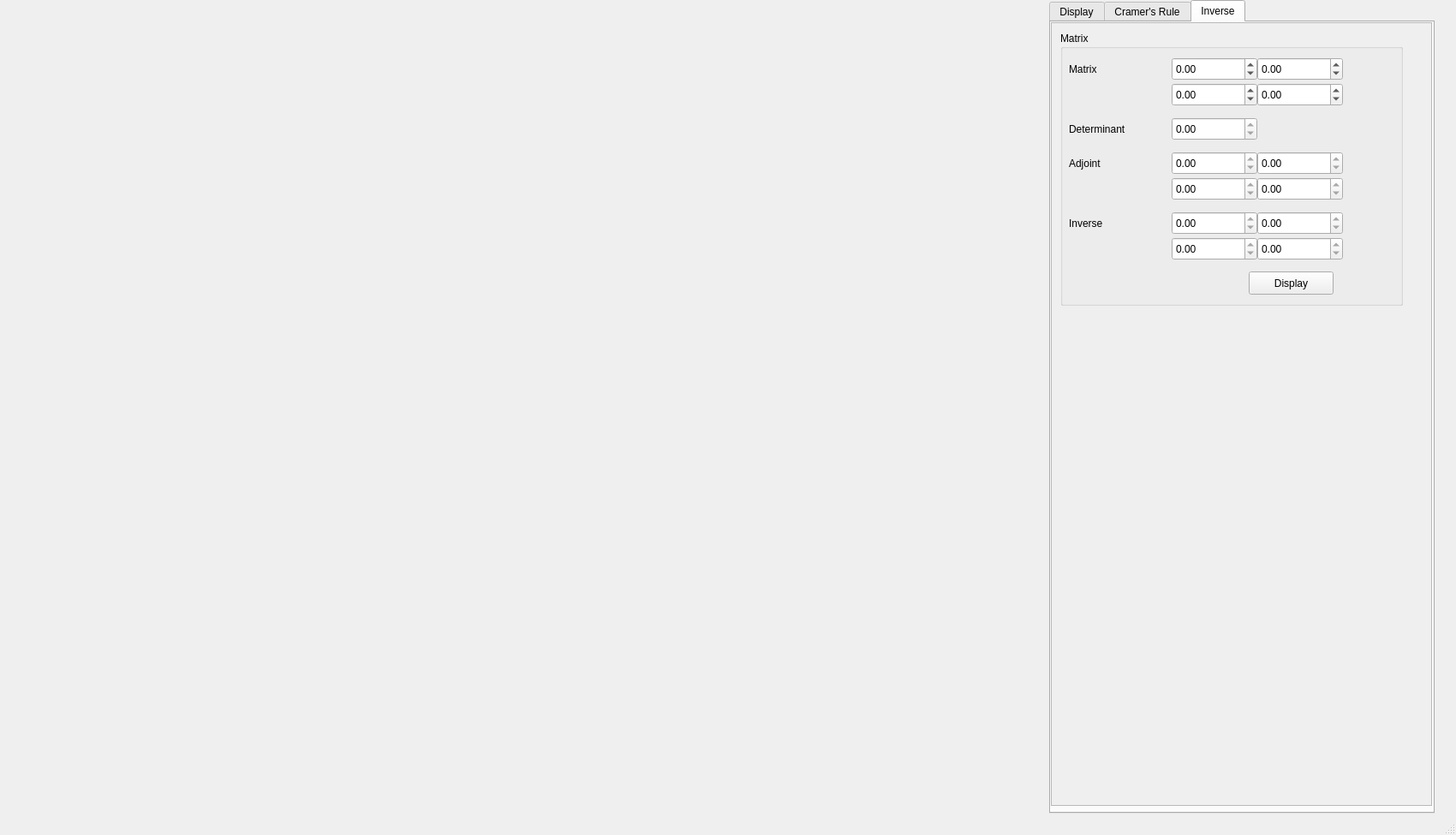
<?xml version="1.0" encoding="UTF-8"?>
<ui version="4.0">
 <class>Matrix2D</class>
 <widget class="QMainWindow" name="Matrix2D">
  <property name="geometry">
   <rect>
    <x>0</x>
    <y>0</y>
    <width>1700</width>
    <height>975</height>
   </rect>
  </property>
  <property name="sizePolicy">
   <sizepolicy hsizetype="Fixed" vsizetype="Fixed">
    <horstretch>0</horstretch>
    <verstretch>0</verstretch>
   </sizepolicy>
  </property>
  <property name="maximumSize">
   <size>
    <width>1700</width>
    <height>975</height>
   </size>
  </property>
  <property name="windowTitle">
   <string>Matrix2D</string>
  </property>
  <widget class="QWidget" name="centralwidget">
   <widget class="QTabWidget" name="tabWidget">
    <property name="geometry">
     <rect>
      <x>1225</x>
      <y>0</y>
      <width>450</width>
      <height>950</height>
     </rect>
    </property>
    <property name="currentIndex">
     <number>2</number>
    </property>
    <widget class="QWidget" name="MatrixDisp">
     <attribute name="title">
      <string>Display</string>
     </attribute>
     <widget class="QScrollArea" name="scrollArea">
      <property name="geometry">
       <rect>
        <x>0</x>
        <y>0</y>
        <width>445</width>
        <height>915</height>
       </rect>
      </property>
      <property name="sizePolicy">
       <sizepolicy hsizetype="Fixed" vsizetype="Fixed">
        <horstretch>0</horstretch>
        <verstretch>0</verstretch>
       </sizepolicy>
      </property>
      <property name="widgetResizable">
       <bool>false</bool>
      </property>
      <widget class="QWidget" name="scrollAreaWidgetContents">
       <property name="geometry">
        <rect>
         <x>0</x>
         <y>0</y>
         <width>420</width>
         <height>1000</height>
        </rect>
       </property>
       <property name="sizePolicy">
        <sizepolicy hsizetype="Fixed" vsizetype="Fixed">
         <horstretch>0</horstretch>
         <verstretch>0</verstretch>
        </sizepolicy>
       </property>
       <property name="maximumSize">
        <size>
         <width>420</width>
         <height>1000</height>
        </size>
       </property>
       <widget class="QGroupBox" name="MatrixBox">
        <property name="geometry">
         <rect>
          <x>10</x>
          <y>10</y>
          <width>400</width>
          <height>340</height>
         </rect>
        </property>
        <property name="title">
         <string>Matrix</string>
        </property>
        <widget class="QLabel" name="MatrixLabel">
         <property name="geometry">
          <rect>
           <x>10</x>
           <y>30</y>
           <width>105</width>
           <height>27</height>
          </rect>
         </property>
         <property name="text">
          <string>Matrix</string>
         </property>
        </widget>
        <widget class="QDoubleSpinBox" name="Displaymatrixbox1">
         <property name="geometry">
          <rect>
           <x>130</x>
           <y>30</y>
           <width>100</width>
           <height>27</height>
          </rect>
         </property>
         <property name="minimum">
          <double>-10.000000000000000</double>
         </property>
         <property name="maximum">
          <double>10.000000000000000</double>
         </property>
        </widget>
        <widget class="QDoubleSpinBox" name="Displaymatrixbox2">
         <property name="geometry">
          <rect>
           <x>230</x>
           <y>30</y>
           <width>100</width>
           <height>27</height>
          </rect>
         </property>
         <property name="minimum">
          <double>-10.000000000000000</double>
         </property>
         <property name="maximum">
          <double>10.000000000000000</double>
         </property>
        </widget>
        <widget class="QDoubleSpinBox" name="Displaymatrixbox3">
         <property name="geometry">
          <rect>
           <x>130</x>
           <y>60</y>
           <width>100</width>
           <height>27</height>
          </rect>
         </property>
         <property name="minimum">
          <double>-10.000000000000000</double>
         </property>
         <property name="maximum">
          <double>10.000000000000000</double>
         </property>
        </widget>
        <widget class="QDoubleSpinBox" name="Displaymatrixbox4">
         <property name="geometry">
          <rect>
           <x>230</x>
           <y>60</y>
           <width>100</width>
           <height>27</height>
          </rect>
         </property>
         <property name="minimum">
          <double>-10.000000000000000</double>
         </property>
         <property name="maximum">
          <double>10.000000000000000</double>
         </property>
        </widget>
        <widget class="QPushButton" name="Displaymatrixbutton">
         <property name="geometry">
          <rect>
           <x>220</x>
           <y>300</y>
           <width>99</width>
           <height>27</height>
          </rect>
         </property>
         <property name="text">
          <string>Display</string>
         </property>
        </widget>
        <widget class="QLabel" name="Eigenvalue1label">
         <property name="geometry">
          <rect>
           <x>10</x>
           <y>100</y>
           <width>105</width>
           <height>27</height>
          </rect>
         </property>
         <property name="text">
          <string>Eigenvalue 1</string>
         </property>
        </widget>
        <widget class="QLineEdit" name="Eigenvalue1box">
         <property name="geometry">
          <rect>
           <x>130</x>
           <y>100</y>
           <width>150</width>
           <height>27</height>
          </rect>
         </property>
         <property name="readOnly">
          <bool>true</bool>
         </property>
        </widget>
        <widget class="QLabel" name="Eigenvector1label">
         <property name="geometry">
          <rect>
           <x>10</x>
           <y>130</y>
           <width>105</width>
           <height>27</height>
          </rect>
         </property>
         <property name="text">
          <string>Eigenvector 1</string>
         </property>
        </widget>
        <widget class="QLineEdit" name="Eigenvector11box">
         <property name="geometry">
          <rect>
           <x>130</x>
           <y>130</y>
           <width>150</width>
           <height>27</height>
          </rect>
         </property>
         <property name="readOnly">
          <bool>true</bool>
         </property>
        </widget>
        <widget class="QLineEdit" name="Eigenvector12box">
         <property name="geometry">
          <rect>
           <x>130</x>
           <y>160</y>
           <width>150</width>
           <height>27</height>
          </rect>
         </property>
         <property name="readOnly">
          <bool>true</bool>
         </property>
        </widget>
        <widget class="QLineEdit" name="Eigenvector21box">
         <property name="geometry">
          <rect>
           <x>130</x>
           <y>230</y>
           <width>150</width>
           <height>27</height>
          </rect>
         </property>
         <property name="readOnly">
          <bool>true</bool>
         </property>
        </widget>
        <widget class="QLabel" name="Eigenvalue2label">
         <property name="geometry">
          <rect>
           <x>10</x>
           <y>200</y>
           <width>105</width>
           <height>27</height>
          </rect>
         </property>
         <property name="text">
          <string>Eigenvalue 2</string>
         </property>
        </widget>
        <widget class="QLineEdit" name="Eigenvalue2box">
         <property name="geometry">
          <rect>
           <x>130</x>
           <y>200</y>
           <width>150</width>
           <height>27</height>
          </rect>
         </property>
         <property name="readOnly">
          <bool>true</bool>
         </property>
        </widget>
        <widget class="QLineEdit" name="Eigenvector22box">
         <property name="geometry">
          <rect>
           <x>130</x>
           <y>260</y>
           <width>150</width>
           <height>27</height>
          </rect>
         </property>
         <property name="readOnly">
          <bool>true</bool>
         </property>
        </widget>
        <widget class="QLabel" name="Eigenvector2label">
         <property name="geometry">
          <rect>
           <x>10</x>
           <y>230</y>
           <width>105</width>
           <height>27</height>
          </rect>
         </property>
         <property name="text">
          <string>Eigenvector 2</string>
         </property>
        </widget>
       </widget>
       <widget class="QGroupBox" name="Rotationmatrix">
        <property name="geometry">
         <rect>
          <x>10</x>
          <y>540</y>
          <width>400</width>
          <height>70</height>
         </rect>
        </property>
        <property name="title">
         <string>Rotation</string>
        </property>
        <widget class="QLabel" name="Rotationmatrixlabel">
         <property name="geometry">
          <rect>
           <x>30</x>
           <y>30</y>
           <width>105</width>
           <height>27</height>
          </rect>
         </property>
         <property name="text">
          <string>Angle</string>
         </property>
        </widget>
        <widget class="QDoubleSpinBox" name="Rotationmatrixbox">
         <property name="geometry">
          <rect>
           <x>150</x>
           <y>30</y>
           <width>100</width>
           <height>27</height>
          </rect>
         </property>
         <property name="minimum">
          <double>-180.000000000000000</double>
         </property>
         <property name="maximum">
          <double>180.000000000000000</double>
         </property>
         <property name="singleStep">
          <double>5.000000000000000</double>
         </property>
        </widget>
       </widget>
       <widget class="QGroupBox" name="Scalematrix">
        <property name="geometry">
         <rect>
          <x>10</x>
          <y>450</y>
          <width>400</width>
          <height>70</height>
         </rect>
        </property>
        <property name="title">
         <string>Scaling</string>
        </property>
        <widget class="QLabel" name="Scalematrixlabel">
         <property name="geometry">
          <rect>
           <x>30</x>
           <y>30</y>
           <width>105</width>
           <height>27</height>
          </rect>
         </property>
         <property name="text">
          <string>Factor</string>
         </property>
        </widget>
        <widget class="QDoubleSpinBox" name="Scalematrixbox">
         <property name="geometry">
          <rect>
           <x>150</x>
           <y>30</y>
           <width>100</width>
           <height>27</height>
          </rect>
         </property>
         <property name="minimum">
          <double>0.100000000000000</double>
         </property>
         <property name="maximum">
          <double>10.000000000000000</double>
         </property>
         <property name="singleStep">
          <double>1.000000000000000</double>
         </property>
         <property name="value">
          <double>2.000000000000000</double>
         </property>
        </widget>
       </widget>
       <widget class="QGroupBox" name="Shearmatrix">
        <property name="geometry">
         <rect>
          <x>10</x>
          <y>360</y>
          <width>400</width>
          <height>70</height>
         </rect>
        </property>
        <property name="title">
         <string>Shearing x-axis</string>
        </property>
        <widget class="QLabel" name="Shearmatrixlabel">
         <property name="geometry">
          <rect>
           <x>30</x>
           <y>30</y>
           <width>105</width>
           <height>27</height>
          </rect>
         </property>
         <property name="text">
          <string>Factor</string>
         </property>
        </widget>
        <widget class="QDoubleSpinBox" name="Shearmatrixbox">
         <property name="geometry">
          <rect>
           <x>150</x>
           <y>30</y>
           <width>100</width>
           <height>27</height>
          </rect>
         </property>
         <property name="minimum">
          <double>-10.000000000000000</double>
         </property>
         <property name="maximum">
          <double>10.000000000000000</double>
         </property>
         <property name="singleStep">
          <double>1.000000000000000</double>
         </property>
         <property name="value">
          <double>0.000000000000000</double>
         </property>
        </widget>
       </widget>
      </widget>
     </widget>
    </widget>
    <widget class="QWidget" name="MatrixCramer">
     <attribute name="title">
      <string>Cramer's Rule</string>
     </attribute>
     <widget class="QScrollArea" name="scrollArea_3">
      <property name="geometry">
       <rect>
        <x>0</x>
        <y>0</y>
        <width>455</width>
        <height>915</height>
       </rect>
      </property>
      <property name="sizePolicy">
       <sizepolicy hsizetype="Fixed" vsizetype="Fixed">
        <horstretch>0</horstretch>
        <verstretch>0</verstretch>
       </sizepolicy>
      </property>
      <property name="widgetResizable">
       <bool>false</bool>
      </property>
      <widget class="QWidget" name="scrollAreaWidgetContents_3">
       <property name="geometry">
        <rect>
         <x>0</x>
         <y>0</y>
         <width>420</width>
         <height>900</height>
        </rect>
       </property>
       <property name="sizePolicy">
        <sizepolicy hsizetype="Fixed" vsizetype="Fixed">
         <horstretch>0</horstretch>
         <verstretch>0</verstretch>
        </sizepolicy>
       </property>
       <widget class="QGroupBox" name="Matrixinversebox_2">
        <property name="geometry">
         <rect>
          <x>10</x>
          <y>10</y>
          <width>400</width>
          <height>500</height>
         </rect>
        </property>
        <property name="title">
         <string>Matrix</string>
        </property>
        <widget class="QLabel" name="Matrixcramerslabel">
         <property name="geometry">
          <rect>
           <x>10</x>
           <y>30</y>
           <width>105</width>
           <height>27</height>
          </rect>
         </property>
         <property name="text">
          <string>A</string>
         </property>
        </widget>
        <widget class="QDoubleSpinBox" name="Displaycramersmatrixbox1">
         <property name="geometry">
          <rect>
           <x>130</x>
           <y>30</y>
           <width>100</width>
           <height>27</height>
          </rect>
         </property>
         <property name="minimum">
          <double>-10.000000000000000</double>
         </property>
         <property name="maximum">
          <double>10.000000000000000</double>
         </property>
        </widget>
        <widget class="QDoubleSpinBox" name="Displaycramersmatrixbox2">
         <property name="geometry">
          <rect>
           <x>230</x>
           <y>30</y>
           <width>100</width>
           <height>27</height>
          </rect>
         </property>
         <property name="minimum">
          <double>-10.000000000000000</double>
         </property>
         <property name="maximum">
          <double>10.000000000000000</double>
         </property>
        </widget>
        <widget class="QDoubleSpinBox" name="Displaycramersmatrixbox3">
         <property name="geometry">
          <rect>
           <x>130</x>
           <y>60</y>
           <width>100</width>
           <height>27</height>
          </rect>
         </property>
         <property name="minimum">
          <double>-10.000000000000000</double>
         </property>
         <property name="maximum">
          <double>10.000000000000000</double>
         </property>
        </widget>
        <widget class="QDoubleSpinBox" name="Displaycramersmatrixbox4">
         <property name="geometry">
          <rect>
           <x>230</x>
           <y>60</y>
           <width>100</width>
           <height>27</height>
          </rect>
         </property>
         <property name="minimum">
          <double>-10.000000000000000</double>
         </property>
         <property name="maximum">
          <double>10.000000000000000</double>
         </property>
        </widget>
        <widget class="QPushButton" name="Displaycramersmatrixbutton">
         <property name="geometry">
          <rect>
           <x>220</x>
           <y>460</y>
           <width>99</width>
           <height>27</height>
          </rect>
         </property>
         <property name="text">
          <string>Display</string>
         </property>
        </widget>
        <widget class="QDoubleSpinBox" name="Displaycramers1matrixbox3">
         <property name="geometry">
          <rect>
           <x>130</x>
           <y>280</y>
           <width>100</width>
           <height>27</height>
          </rect>
         </property>
         <property name="readOnly">
          <bool>true</bool>
         </property>
         <property name="minimum">
          <double>-10.000000000000000</double>
         </property>
         <property name="maximum">
          <double>10.000000000000000</double>
         </property>
        </widget>
        <widget class="QDoubleSpinBox" name="Displaycramers1matrixbox2">
         <property name="geometry">
          <rect>
           <x>230</x>
           <y>250</y>
           <width>100</width>
           <height>27</height>
          </rect>
         </property>
         <property name="readOnly">
          <bool>true</bool>
         </property>
         <property name="minimum">
          <double>-10.000000000000000</double>
         </property>
         <property name="maximum">
          <double>10.000000000000000</double>
         </property>
        </widget>
        <widget class="QDoubleSpinBox" name="Displaycramers1matrixbox1">
         <property name="geometry">
          <rect>
           <x>130</x>
           <y>250</y>
           <width>100</width>
           <height>27</height>
          </rect>
         </property>
         <property name="readOnly">
          <bool>true</bool>
         </property>
         <property name="minimum">
          <double>-10.000000000000000</double>
         </property>
         <property name="maximum">
          <double>10.000000000000000</double>
         </property>
        </widget>
        <widget class="QLabel" name="Matrixcramers1label">
         <property name="geometry">
          <rect>
           <x>10</x>
           <y>250</y>
           <width>105</width>
           <height>27</height>
          </rect>
         </property>
         <property name="text">
          <string>A1</string>
         </property>
        </widget>
        <widget class="QDoubleSpinBox" name="Displaycramers1matrixbox4">
         <property name="geometry">
          <rect>
           <x>230</x>
           <y>280</y>
           <width>100</width>
           <height>27</height>
          </rect>
         </property>
         <property name="readOnly">
          <bool>true</bool>
         </property>
         <property name="minimum">
          <double>-10.000000000000000</double>
         </property>
         <property name="maximum">
          <double>10.000000000000000</double>
         </property>
        </widget>
        <widget class="QDoubleSpinBox" name="Displaycramers2matrixbox3">
         <property name="geometry">
          <rect>
           <x>130</x>
           <y>350</y>
           <width>100</width>
           <height>27</height>
          </rect>
         </property>
         <property name="minimum">
          <double>-10.000000000000000</double>
         </property>
         <property name="maximum">
          <double>10.000000000000000</double>
         </property>
        </widget>
        <widget class="QDoubleSpinBox" name="Displaycramers2matrixbox2">
         <property name="geometry">
          <rect>
           <x>230</x>
           <y>320</y>
           <width>100</width>
           <height>27</height>
          </rect>
         </property>
         <property name="readOnly">
          <bool>true</bool>
         </property>
         <property name="minimum">
          <double>-10.000000000000000</double>
         </property>
         <property name="maximum">
          <double>10.000000000000000</double>
         </property>
        </widget>
        <widget class="QDoubleSpinBox" name="Displaycramers2matrixbox1">
         <property name="geometry">
          <rect>
           <x>130</x>
           <y>320</y>
           <width>100</width>
           <height>27</height>
          </rect>
         </property>
         <property name="readOnly">
          <bool>true</bool>
         </property>
         <property name="minimum">
          <double>-10.000000000000000</double>
         </property>
         <property name="maximum">
          <double>10.000000000000000</double>
         </property>
        </widget>
        <widget class="QLabel" name="Matrixcramers2label">
         <property name="geometry">
          <rect>
           <x>10</x>
           <y>320</y>
           <width>105</width>
           <height>27</height>
          </rect>
         </property>
         <property name="text">
          <string>A2</string>
         </property>
        </widget>
        <widget class="QDoubleSpinBox" name="Displaycramers2matrixbox4">
         <property name="geometry">
          <rect>
           <x>230</x>
           <y>350</y>
           <width>100</width>
           <height>27</height>
          </rect>
         </property>
         <property name="readOnly">
          <bool>true</bool>
         </property>
         <property name="minimum">
          <double>-10.000000000000000</double>
         </property>
         <property name="maximum">
          <double>10.000000000000000</double>
         </property>
        </widget>
        <widget class="QLabel" name="Displaydeterminantcramerslabel">
         <property name="geometry">
          <rect>
           <x>10</x>
           <y>100</y>
           <width>105</width>
           <height>27</height>
          </rect>
         </property>
         <property name="text">
          <string>Determinant</string>
         </property>
        </widget>
        <widget class="QDoubleSpinBox" name="Displaydeterminantbox_4">
         <property name="geometry">
          <rect>
           <x>130</x>
           <y>100</y>
           <width>100</width>
           <height>27</height>
          </rect>
         </property>
         <property name="readOnly">
          <bool>true</bool>
         </property>
         <property name="minimum">
          <double>-10.000000000000000</double>
         </property>
         <property name="maximum">
          <double>10.000000000000000</double>
         </property>
        </widget>
        <widget class="QDoubleSpinBox" name="Vectorxbox2">
         <property name="geometry">
          <rect>
           <x>130</x>
           <y>170</y>
           <width>100</width>
           <height>27</height>
          </rect>
         </property>
         <property name="minimum">
          <double>-10.000000000000000</double>
         </property>
         <property name="maximum">
          <double>10.000000000000000</double>
         </property>
        </widget>
        <widget class="QLabel" name="Vectorxlabel">
         <property name="geometry">
          <rect>
           <x>10</x>
           <y>140</y>
           <width>105</width>
           <height>27</height>
          </rect>
         </property>
         <property name="text">
          <string>X</string>
         </property>
        </widget>
        <widget class="QDoubleSpinBox" name="Vectorxbox1">
         <property name="geometry">
          <rect>
           <x>130</x>
           <y>140</y>
           <width>100</width>
           <height>27</height>
          </rect>
         </property>
         <property name="minimum">
          <double>-10.000000000000000</double>
         </property>
         <property name="maximum">
          <double>10.000000000000000</double>
         </property>
        </widget>
        <widget class="QPushButton" name="Calculatecramersbutton">
         <property name="geometry">
          <rect>
           <x>220</x>
           <y>210</y>
           <width>99</width>
           <height>27</height>
          </rect>
         </property>
         <property name="text">
          <string>Calculate</string>
         </property>
        </widget>
        <widget class="QLabel" name="Vectorblabel">
         <property name="geometry">
          <rect>
           <x>10</x>
           <y>390</y>
           <width>105</width>
           <height>27</height>
          </rect>
         </property>
         <property name="text">
          <string>B</string>
         </property>
        </widget>
        <widget class="QDoubleSpinBox" name="Vectorbbox2">
         <property name="geometry">
          <rect>
           <x>130</x>
           <y>420</y>
           <width>100</width>
           <height>27</height>
          </rect>
         </property>
         <property name="readOnly">
          <bool>true</bool>
         </property>
         <property name="minimum">
          <double>-10.000000000000000</double>
         </property>
         <property name="maximum">
          <double>10.000000000000000</double>
         </property>
        </widget>
        <widget class="QDoubleSpinBox" name="Vectorbbox1">
         <property name="geometry">
          <rect>
           <x>130</x>
           <y>390</y>
           <width>100</width>
           <height>27</height>
          </rect>
         </property>
         <property name="readOnly">
          <bool>true</bool>
         </property>
         <property name="minimum">
          <double>-10.000000000000000</double>
         </property>
         <property name="maximum">
          <double>10.000000000000000</double>
         </property>
        </widget>
       </widget>
      </widget>
     </widget>
    </widget>
    <widget class="QWidget" name="MatrixInverse">
     <attribute name="title">
      <string>Inverse</string>
     </attribute>
     <widget class="QScrollArea" name="scrollArea_2">
      <property name="geometry">
       <rect>
        <x>0</x>
        <y>0</y>
        <width>445</width>
        <height>915</height>
       </rect>
      </property>
      <property name="sizePolicy">
       <sizepolicy hsizetype="Fixed" vsizetype="Fixed">
        <horstretch>0</horstretch>
        <verstretch>0</verstretch>
       </sizepolicy>
      </property>
      <property name="widgetResizable">
       <bool>false</bool>
      </property>
      <widget class="QWidget" name="scrollAreaWidgetContents_2">
       <property name="geometry">
        <rect>
         <x>0</x>
         <y>0</y>
         <width>420</width>
         <height>900</height>
        </rect>
       </property>
       <property name="sizePolicy">
        <sizepolicy hsizetype="Fixed" vsizetype="Fixed">
         <horstretch>0</horstretch>
         <verstretch>0</verstretch>
        </sizepolicy>
       </property>
       <widget class="QGroupBox" name="Matrixinversebox">
        <property name="geometry">
         <rect>
          <x>10</x>
          <y>10</y>
          <width>400</width>
          <height>320</height>
         </rect>
        </property>
        <property name="title">
         <string>Matrix</string>
        </property>
        <widget class="QLabel" name="Matrixinverselabel">
         <property name="geometry">
          <rect>
           <x>10</x>
           <y>30</y>
           <width>105</width>
           <height>27</height>
          </rect>
         </property>
         <property name="text">
          <string>Matrix</string>
         </property>
        </widget>
        <widget class="QDoubleSpinBox" name="Displayinversematrixbox1">
         <property name="geometry">
          <rect>
           <x>130</x>
           <y>30</y>
           <width>100</width>
           <height>27</height>
          </rect>
         </property>
         <property name="minimum">
          <double>-10.000000000000000</double>
         </property>
         <property name="maximum">
          <double>10.000000000000000</double>
         </property>
        </widget>
        <widget class="QDoubleSpinBox" name="Displayinversematrixbox2">
         <property name="geometry">
          <rect>
           <x>230</x>
           <y>30</y>
           <width>100</width>
           <height>27</height>
          </rect>
         </property>
         <property name="minimum">
          <double>-10.000000000000000</double>
         </property>
         <property name="maximum">
          <double>10.000000000000000</double>
         </property>
        </widget>
        <widget class="QDoubleSpinBox" name="Displayinversematrixbox3">
         <property name="geometry">
          <rect>
           <x>130</x>
           <y>60</y>
           <width>100</width>
           <height>27</height>
          </rect>
         </property>
         <property name="minimum">
          <double>-10.000000000000000</double>
         </property>
         <property name="maximum">
          <double>10.000000000000000</double>
         </property>
        </widget>
        <widget class="QDoubleSpinBox" name="Displayinversematrixbox4">
         <property name="geometry">
          <rect>
           <x>230</x>
           <y>60</y>
           <width>100</width>
           <height>27</height>
          </rect>
         </property>
         <property name="minimum">
          <double>-10.000000000000000</double>
         </property>
         <property name="maximum">
          <double>10.000000000000000</double>
         </property>
        </widget>
        <widget class="QPushButton" name="Displayinversematrixbutton">
         <property name="geometry">
          <rect>
           <x>220</x>
           <y>280</y>
           <width>99</width>
           <height>27</height>
          </rect>
         </property>
         <property name="text">
          <string>Display</string>
         </property>
        </widget>
        <widget class="QDoubleSpinBox" name="Displayadjointmatrixbox3">
         <property name="geometry">
          <rect>
           <x>130</x>
           <y>170</y>
           <width>100</width>
           <height>27</height>
          </rect>
         </property>
         <property name="readOnly">
          <bool>true</bool>
         </property>
         <property name="minimum">
          <double>-10.000000000000000</double>
         </property>
         <property name="maximum">
          <double>10.000000000000000</double>
         </property>
        </widget>
        <widget class="QDoubleSpinBox" name="Displayadjointmatrixbox2">
         <property name="geometry">
          <rect>
           <x>230</x>
           <y>140</y>
           <width>100</width>
           <height>27</height>
          </rect>
         </property>
         <property name="readOnly">
          <bool>true</bool>
         </property>
         <property name="minimum">
          <double>-10.000000000000000</double>
         </property>
         <property name="maximum">
          <double>10.000000000000000</double>
         </property>
        </widget>
        <widget class="QDoubleSpinBox" name="Displayadjointmatrixbox1">
         <property name="geometry">
          <rect>
           <x>130</x>
           <y>140</y>
           <width>100</width>
           <height>27</height>
          </rect>
         </property>
         <property name="readOnly">
          <bool>true</bool>
         </property>
         <property name="minimum">
          <double>-10.000000000000000</double>
         </property>
         <property name="maximum">
          <double>10.000000000000000</double>
         </property>
        </widget>
        <widget class="QLabel" name="Matrixadjointlabel">
         <property name="geometry">
          <rect>
           <x>10</x>
           <y>140</y>
           <width>105</width>
           <height>27</height>
          </rect>
         </property>
         <property name="text">
          <string>Adjoint</string>
         </property>
        </widget>
        <widget class="QDoubleSpinBox" name="Displayadjointmatrixbox4">
         <property name="geometry">
          <rect>
           <x>230</x>
           <y>170</y>
           <width>100</width>
           <height>27</height>
          </rect>
         </property>
         <property name="readOnly">
          <bool>true</bool>
         </property>
         <property name="minimum">
          <double>-10.000000000000000</double>
         </property>
         <property name="maximum">
          <double>10.000000000000000</double>
         </property>
        </widget>
        <widget class="QDoubleSpinBox" name="Displayinvmatrixbox3">
         <property name="geometry">
          <rect>
           <x>130</x>
           <y>240</y>
           <width>100</width>
           <height>27</height>
          </rect>
         </property>
         <property name="readOnly">
          <bool>true</bool>
         </property>
         <property name="minimum">
          <double>-10.000000000000000</double>
         </property>
         <property name="maximum">
          <double>10.000000000000000</double>
         </property>
        </widget>
        <widget class="QDoubleSpinBox" name="Displayinvmatrixbox2">
         <property name="geometry">
          <rect>
           <x>230</x>
           <y>210</y>
           <width>100</width>
           <height>27</height>
          </rect>
         </property>
         <property name="readOnly">
          <bool>true</bool>
         </property>
         <property name="minimum">
          <double>-10.000000000000000</double>
         </property>
         <property name="maximum">
          <double>10.000000000000000</double>
         </property>
        </widget>
        <widget class="QDoubleSpinBox" name="Displayinvmatrixbox1">
         <property name="geometry">
          <rect>
           <x>130</x>
           <y>210</y>
           <width>100</width>
           <height>27</height>
          </rect>
         </property>
         <property name="readOnly">
          <bool>true</bool>
         </property>
         <property name="minimum">
          <double>-10.000000000000000</double>
         </property>
         <property name="maximum">
          <double>10.000000000000000</double>
         </property>
        </widget>
        <widget class="QLabel" name="Matrixinvlabel">
         <property name="geometry">
          <rect>
           <x>10</x>
           <y>210</y>
           <width>105</width>
           <height>27</height>
          </rect>
         </property>
         <property name="text">
          <string>Inverse</string>
         </property>
        </widget>
        <widget class="QDoubleSpinBox" name="Displayinvmatrixbox4">
         <property name="geometry">
          <rect>
           <x>230</x>
           <y>240</y>
           <width>100</width>
           <height>27</height>
          </rect>
         </property>
         <property name="readOnly">
          <bool>true</bool>
         </property>
         <property name="minimum">
          <double>-10.000000000000000</double>
         </property>
         <property name="maximum">
          <double>10.000000000000000</double>
         </property>
        </widget>
        <widget class="QLabel" name="Displaydeterminantlabel">
         <property name="geometry">
          <rect>
           <x>10</x>
           <y>100</y>
           <width>105</width>
           <height>27</height>
          </rect>
         </property>
         <property name="text">
          <string>Determinant</string>
         </property>
        </widget>
        <widget class="QDoubleSpinBox" name="Displaydeterminantbox">
         <property name="geometry">
          <rect>
           <x>130</x>
           <y>100</y>
           <width>100</width>
           <height>27</height>
          </rect>
         </property>
         <property name="readOnly">
          <bool>true</bool>
         </property>
         <property name="minimum">
          <double>-10.000000000000000</double>
         </property>
         <property name="maximum">
          <double>10.000000000000000</double>
         </property>
        </widget>
       </widget>
      </widget>
     </widget>
    </widget>
   </widget>
   <zorder>tabWidget</zorder>
   <zorder>Matrixinversebox_2</zorder>
  </widget>
  <widget class="QMenuBar" name="menubar">
   <property name="geometry">
    <rect>
     <x>0</x>
     <y>0</y>
     <width>1700</width>
     <height>25</height>
    </rect>
   </property>
  </widget>
  <widget class="QStatusBar" name="statusbar"/>
 </widget>
 <resources/>
 <connections/>
</ui>
